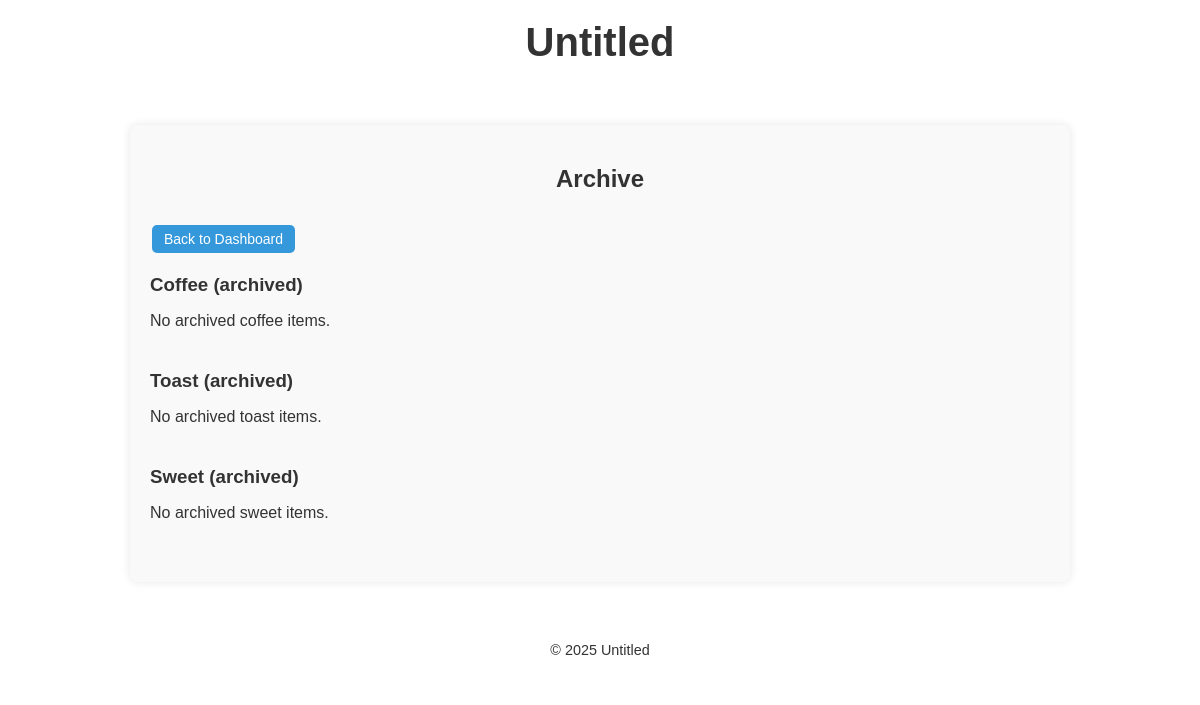
The page /modifiers/archive/ on the database as committed earlier.
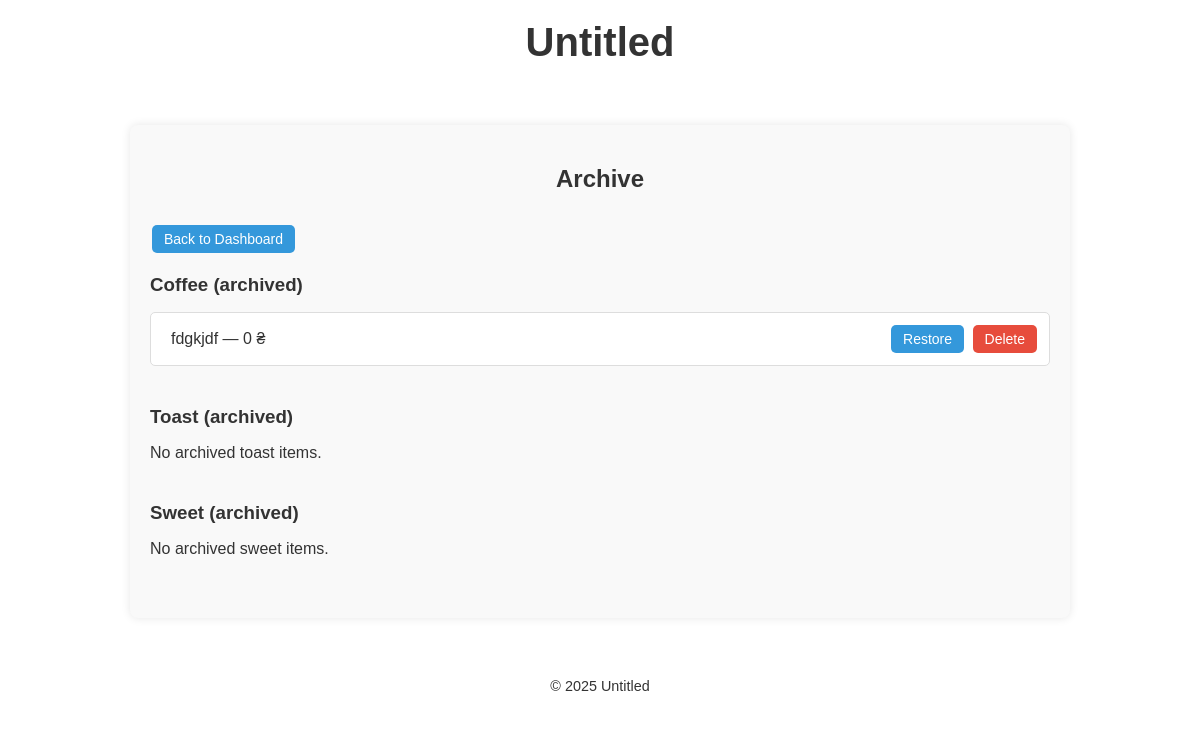
The same page on the database as committed later.
### menu/models.py (models this page shows, shortened)
class Coffee(models.Model):
    TEMPERATURE_CHOICES = [
        ('hot', 'Hot'),
        ('cold', 'Cold'),
        ('both', 'Hot & Cold'),
    ]
    name = models.CharField(max_length=100)
    price = models.DecimalField(max_digits=8, decimal_places=2, default=0)
    volume = models.ManyToManyField(CoffeeVolume, blank=True, related_name='coffees')
    temperature = models.CharField(max_length=10, choices=TEMPERATURE_CHOICES, default='hot')
    image = models.ImageField(upload_to='menu/images/', blank=True, null=True)
    is_active = models.BooleanField(default=True)
    created_at = models.DateTimeField(auto_now_add=True, blank=True, null=True)
    updated_at = models.DateTimeField(auto_now=True, blank=True, null=True)
    @property
    def price_display(self):
        if self.price == self.price.to_integral_value():
            return int(self.price)
        return self.price

### modifiers/views.py (the view)
# urls.py: path('archive/', views.archive, name='archive'),
def archive(request):
    sections = [
        {'name': 'coffee', 'items': Coffee.objects.filter(is_active=False)},
        {'name': 'toast', 'items': Toast.objects.filter(is_active=False)},
        {'name': 'sweet', 'items': Sweet.objects.filter(is_active=False)},
    ]
    return render(request, 'modifiers/archive.html', {'sections': sections})

### modifiers/templates/modifiers/archive.html (shortened to what this page needs)
{% extends 'menu/base.html' %}
{% load static %}
{% block extra_head %}
<link rel="stylesheet" href="{% static 'modifiers/css/dashboard.css' %}">
{% endblock %}
{% block content %}
<div class="dashboard-container">
    <h2>Archive</h2>
    <p><a href="{% url 'modifiers:dashboard' %}" class="btn">Back to Dashboard</a></p>
    {% for section in sections %}
    <div class="dashboard-section">
        <h3>{{ section.name|capfirst }} (archived)</h3>
        <ul class="item-list">
            {% for item in section.items %}
            <li class="item">
                <span>{{ item.name }} — {{ item.price_display }} {{ currency|default:"₴" }}</span>
                <div class="actions">
                    <a href="{% url 'modifiers:restore_item' section.name item.pk %}" class="btn">Restore</a>
                    <a href="{% url 'modifiers:delete_item' section.name item.pk %}" class="btn delete-btn">Delete</a>
                </div>
            </li>
            {% empty %}
            <li>No archived {{ section.name }} items.</li>
            {% endfor %}
        </ul>
    </div>
    {% endfor %}
</div>
{% endblock %}

Rows that differ between the two databases and show on the page:
added Coffee: name "fdgkjdf", price_display "0", currency "₴"
Other text that changed with them:
new list line: "Coffee (archived)"
list line gone: "Coffee (archived) No archived coffee items."
